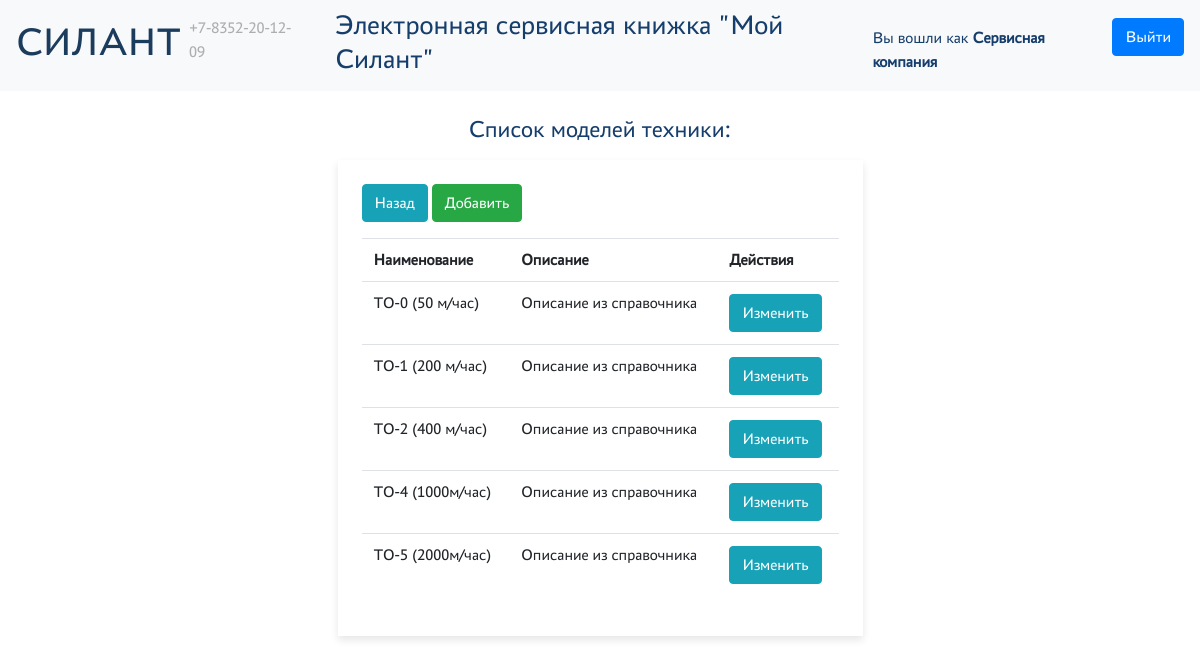
/lookups/maintenance_types (signed in), run on the app's committed database.
### main/models.py (models this page shows, shortened)
class MaintenanceType(models.Model):
    name = models.CharField("Название", max_length=255)
    description = models.TextField("Описание")
    class Meta:
        verbose_name = "Вид ТО"
        verbose_name_plural = "Виды ТО"

### main/views.py (the view)
# urls.py: path('lookups/maintenance_types', views.MaintenanceTypeListView.as_view(), name="maintenance-type-company-list"),
class MaintenanceTypeListView(PermissionRequiredMixin, ListView):
    permission_required = 'main.view_maintenance_type'
    model = models.MaintenanceType
    queryset = models.MaintenanceType.objects.all()
    template_name = 'main/lookups/maintenance_types/list.html'
    context_object_name = 'maintenance_types'

### authentication/models.py (called while the page is built)
    def has_perm(self, perm, obj=None):
        return True

### main/templatetags/custom_tags.py (called while the page is built)
@register.filter(name='has_group')
def has_group(user, group_name):
    group = Group.objects.get(name=group_name)
    return True if group in user.groups.all() else False

### templates/main/lookups/maintenance_types/list.html
{% extends 'base.html' %}
{% load custom_tags %}
{% block content %}
    <h4 class="text-center mt-4">Список моделей техники:</h4>
    <div class="col-12 col-md-6 offset-md-3 mt-3">
        <div class="card-new p-4">
            <a href="/lookups" class="btn btn-info mb-3">Назад</a>
            <a href="/lookups/maintenance_types/new" class="btn btn-success mb-3">Добавить</a>
            <table class="table table-hover">
                <tr>
                    <th>Наименование</th>
                    <th>Описание</th>
                    <th>Действия</th>
                </tr>
                {% for maintenance_type in maintenance_types %}
                    <tr>
                        <td>{{ maintenance_type.name }}</td>
                        <td>{{ maintenance_type.description }}</td>
                        <td><a href="/lookups/maintenance_types/edit/{{ maintenance_type.pk }}" class="btn btn-info">Изменить</a></td>
                    </tr>
                {% endfor %}
            </table>
        </div>
    </div>
{% endblock content %}

### static/css/style.css (style rules this page uses)
:root { --silant_black: #163E6C; --silant_red: #D20A11; --silant_beige: #EBE6D6; --silant_grey: #6c757d; --silant_light_grey: #e6e6e6; --silant_cell_grey: #f3f3f3; }
html { font-family: "PT-Astra-Sans_Regular" !important; line-height: 1.5; -webkit-text-size-adjust: 100%; -ms-text-size-adjust: 100%; -moz-text-size-adjust: 100%; -ms-overflow-style: scrollbar; -webkit-tap-highlight-color: rgba(0, 0, 0, 0); }
body { font-family: "PT-Astra-Sans_Regular" !important; height: 100%; font-weight: 400; line-height: 1.5; color: var(--silant_black); }
.card-new { background-color: white; box-shadow: 0 4px 8px rgba(0, 0, 0, 0.1); }

### data on the page
MaintenanceType: name "ТО-0 (50 м/час)", description "Описание из справочника"
MaintenanceType: name "ТО-1 (200 м/час)", description "Описание из справочника"
MaintenanceType: name "ТО-2 (400 м/час)", description "Описание из справочника"
MaintenanceType: name "ТО-4 (1000м/час)", description "Описание из справочника"
MaintenanceType: name "ТО-5 (2000м/час)", description "Описание из справочника"
